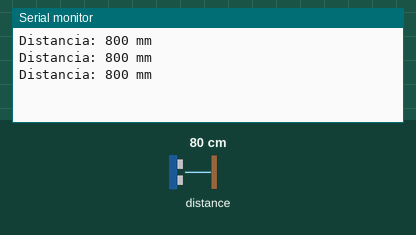
A sketch run on a simulated ESP32. On the bench: the last lines printed to the serial monitor. Inputs (shaded band) come from the test bench; at power-on: distance to the obstacle 80 cm.

Above: at 1.3 s.
1.4 s: distance to the obstacle set to 2 cm
At 2.1 s:
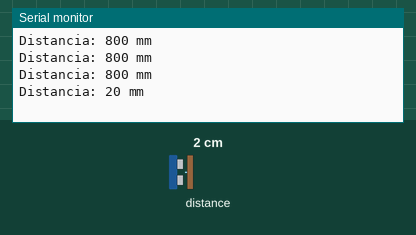
2.9 s: distance to the obstacle set to 4 cm
At 3.7 s:
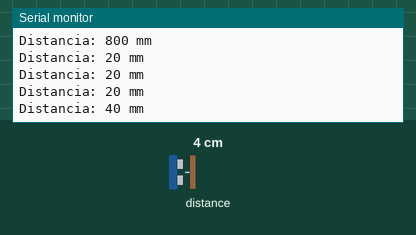
Timing chart, 0 to 5.9 s (numbered marks = the images above; inputs shaded):
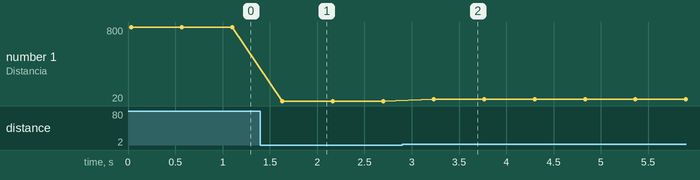

Measured:
- after the input at 1.4 s, the serial monitor: prints a new line after 0.23 s (image 1)
- after the input at 2.9 s, the serial monitor: prints a new line after 0.33 s (image 2)
- plotted number 1: 800 → 20 after the input at 1.4 s, 20 → 40 after the input at 2.9 s

The sketch:

Sensor.ino
```cpp
#include <Wire.h>
#include <VL53L0X.h>

// Definición de la clase SensorVL53L0X
class SensorVL53L0X {
    private:
        VL53L0X sensor;
        TwoWire *i2c;

    public:
        // Constructor para inicializar el I2C en ESP32
        SensorVL53L0X(TwoWire *wire, uint8_t sda, uint8_t scl) {
            i2c = wire;
            i2c->begin(sda, scl);
        }

        // Método para iniciar el sensor
        void iniciar() {
            sensor.setTimeout(500);
            if (!sensor.init()) {
                Serial.println("No se pudo inicializar el VL53L0X");
                while (true); // Detener ejecución si falla
            }
            sensor.startContinuous();
        }

        // Método para obtener la distancia medida
        int leerDistancia() {
            return sensor.readRangeContinuousMillimeters();
        }

        // Método para verificar si hay error en la lectura
        bool hayError() {
            return sensor.timeoutOccurred();
        }
};

// Instanciación del sensor usando I2C en ESP32
SensorVL53L0X sensorDistancia(&Wire, 21, 22); // SDA = 21, SCL = 22

void setup() {
    Serial.begin(115200);
    iniciarSensor();
}

// Función para iniciar el sensor
void iniciarSensor() {
    sensorDistancia.iniciar();
}

// Función para leer y mostrar la distancia
void mostrarDistancia() {
    int distancia = sensorDistancia.leerDistancia();

    if (sensorDistancia.hayError()) {
        Serial.println("Error de tiempo de espera en la lectura");
    } else {
        Serial.print("Distancia: ");
        Serial.print(distancia);
        Serial.println(" mm");
    }
}

void loop() {
    mostrarDistancia();
    delay(500);
}
```
